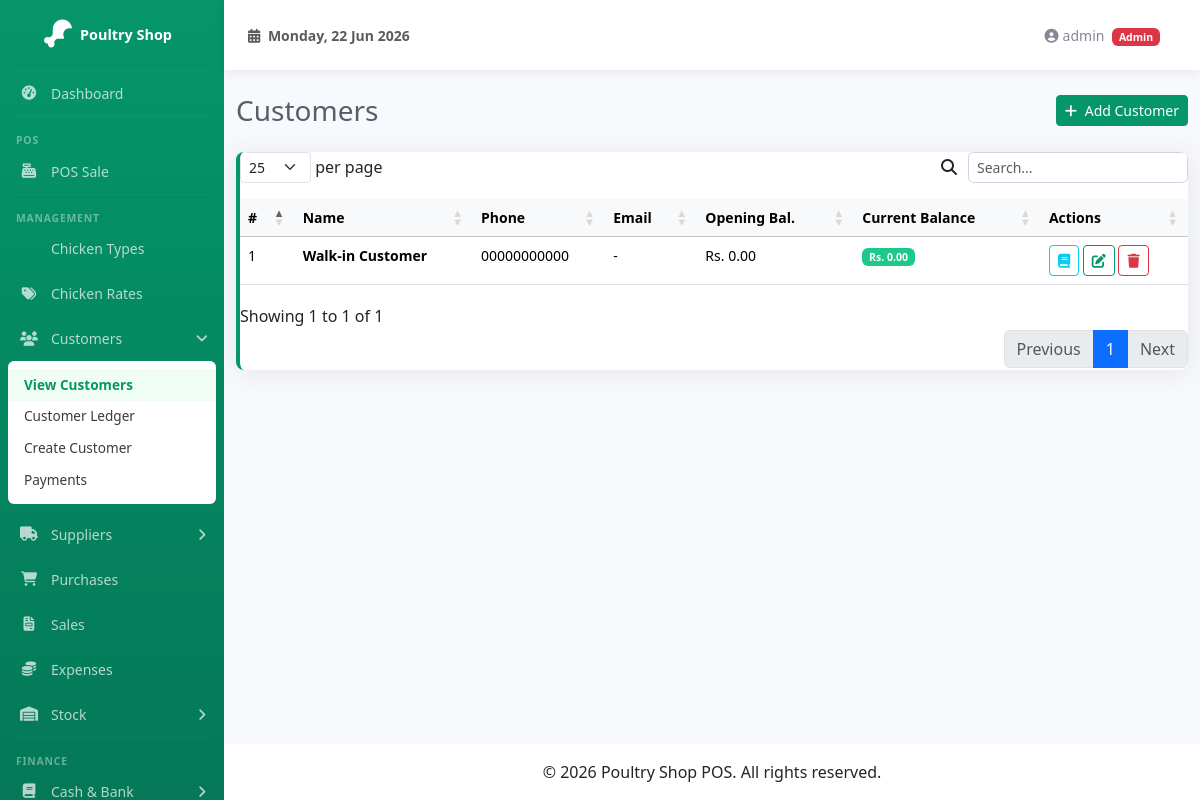
The app's page /customers/index.php (signed in) with its own data.
### tables this page shows
CREATE TABLE IF NOT EXISTS customers (
  id              INT             AUTO_INCREMENT PRIMARY KEY,
  name            VARCHAR(100)    NOT NULL,
  phone           VARCHAR(20)     DEFAULT NULL,
  email           VARCHAR(100)    DEFAULT NULL,
  address         TEXT            DEFAULT NULL,
  opening_balance DECIMAL(12,2)   NOT NULL DEFAULT 0.00,
  created_at      TIMESTAMP       DEFAULT CURRENT_TIMESTAMP
);

### includes/functions.php (called while the page is built, shortened)
<?php
function money($amount): string {
    return number_format((float)$amount, 2);
}
function getCustomerBalance(int $customer_id): float {
    $pdo = getDB();
    $stmt = $pdo->prepare("SELECT opening_balance FROM customers WHERE id = ?");
    $stmt->execute([$customer_id]);
    $cust = $stmt->fetch();
    $opening = (float)($cust['opening_balance'] ?? 0);
    $stmt = $pdo->prepare("SELECT COALESCE(SUM(net_total), 0) AS total_sales FROM sales WHERE customer_id = ?");
    $stmt->execute([$customer_id]);
    $sales = (float)$stmt->fetch()['total_sales'];
    $stmt = $pdo->prepare("SELECT COALESCE(SUM(amount), 0) AS total_payments FROM payments WHERE customer_id = ?");
    $stmt->execute([$customer_id]);
    $payments = (float)$stmt->fetch()['total_payments'];
    return $opening + $sales - $payments;
}

### customers/index.php (the view, shortened to what this page needs)
<?php
require_once __DIR__ . '/../includes/functions.php';
$pdo = getDB();
$customers = $pdo->query("SELECT * FROM customers ORDER BY name")->fetchAll();
require_once __DIR__ . '/../includes/header.php';
?>
<div class="d-sm-flex align-items-center justify-content-between mb-4">
    <h1 class="h3 mb-0 text-gray-800">Customers</h1>
    <a href="/poultry_shop/customers/create.php" class="btn btn-primary btn-sm">
        <i class="fas fa-plus me-1"></i> Add Customer
    </a>
</div>
<div class="card border-start-primary">
    <div class="card-body p-0">
        <div class="table-responsive">
            <table class="table datatable table-hover mb-0 small">
                <thead class="table-light">
                    <tr>
                        <th>#</th>
                        <th>Name</th>
                        <th>Phone</th>
                        <th>Email</th>
                        <th>Opening Bal.</th>
                        <th>Current Balance</th>
                        <th>Actions</th>
                    </tr>
                </thead>
                <tbody>
                    <?php foreach ($customers as $c): $bal = getCustomerBalance($c['id']); ?>
                    <tr>
                        <td><?= $c['id'] ?></td>
                        <td class="fw-bold"><?= htmlspecialchars($c['name']) ?></td>
                        <td><?= htmlspecialchars($c['phone'] ?? '-') ?></td>
                        <td><?= htmlspecialchars($c['email'] ?? '-') ?></td>
                        <td>Rs. <?= money($c['opening_balance']) ?></td>
                        <td>
                            <span class="badge bg-<?= $bal > 0 ? 'warning' : 'success' ?>">
                                Rs. <?= money($bal) ?>
                            </span>
                        </td>
                        <td>
                            <a href="/poultry_shop/customers/ledger.php?id=<?= $c['id'] ?>" class="btn btn-sm btn-outline-info" title="Ledger">
                                <i class="fas fa-book"></i>
                            </a>
                            <button class="btn btn-sm btn-outline-primary edit-btn"
                                data-id="<?= $c['id'] ?>"
                                data-name="<?= htmlspecialchars($c['name'], ENT_QUOTES) ?>"
                                data-phone="<?= htmlspecialchars($c['phone'] ?? '', ENT_QUOTES) ?>"
                                data-email="<?= htmlspecialchars($c['email'] ?? '', ENT_QUOTES) ?>"
                                data-address="<?= htmlspecialchars(str_replace(["\r","\n"],' ', $c['address'] ?? ''), ENT_QUOTES) ?>"
                                data-balance="<?= $c['opening_balance'] ?>"
                                data-bs-toggle="modal" data-bs-target="#editModal">
                                <i class="fas fa-edit"></i>
                            </button>
                            <a href="?delete=<?= $c['id'] ?>" class="btn btn-sm btn-outline-danger btn-delete"
                               data-text="Delete this customer? All related data will be preserved.">
                                <i class="fas fa-trash"></i>
                            </a>
                        </td>
                    </tr>
                    <?php endforeach; ?>
                </tbody>
            </table>
        </div>
    </div>
</div>
<?php require_once __DIR__ . '/../includes/footer.php'; ?>

### assets/css/sb-admin-custom.css (style rules this page uses)
:root { --primary: #059669; --primary-dark: #047857; --primary-light: #10b981; --primary-50: #ecfdf5; --sidebar-width: 224px; }
* { margin: 0; padding: 0; box-sizing: border-box; }
body { background-color: #f8f9fc; font-family: 'Segoe UI', Tahoma, Geneva, Verdana, sans-serif; }
.card { border: none; border-radius: 0.5rem; box-shadow: 0 0.15rem 1.75rem 0 rgba(58, 59, 69, 0.1); }
.border-start-primary { border-left: 0.25rem solid var(--primary) !important; }
.text-gray-800 { color: #5a5c69 !important; }
.btn-primary { background-color: var(--primary); border-color: var(--primary); }
.btn-outline-primary { color: var(--primary); border-color: var(--primary); }
.table-responsive { border-radius: 0.5rem; }
.badge.bg-success { background-color: #1cc88a !important; }

### records on screen
customers: id "1", name "Walk-in Customer", phone "00000000000", email "-", opening_balance "0.00", bal "0.00"

### other values on screen
$_SESSION['user_name'] "admin"
$_SESSION['user_role'] "Admin"
